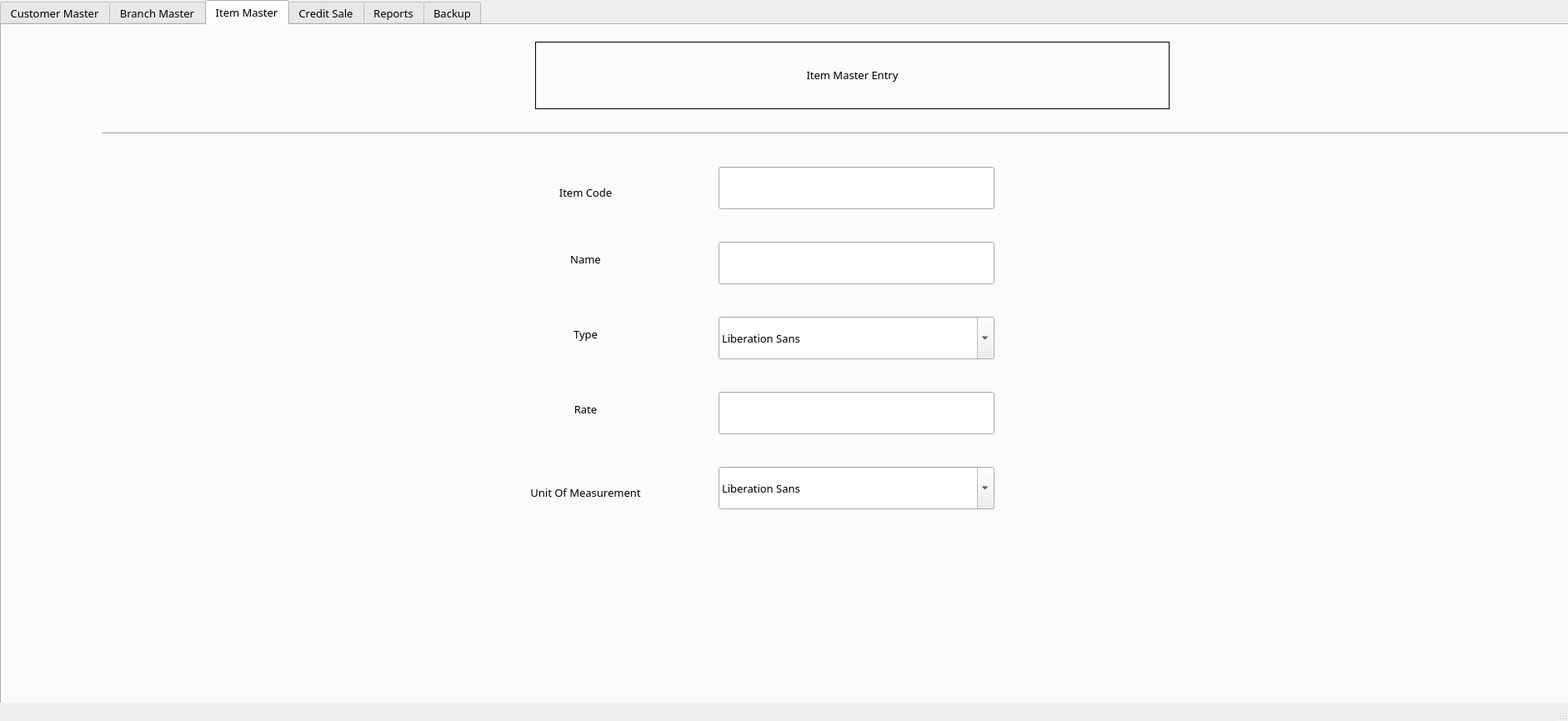
<?xml version="1.0" encoding="UTF-8"?>
<ui version="4.0">
 <class>MainWindow</class>
 <widget class="QMainWindow" name="MainWindow">
  <property name="geometry">
   <rect>
    <x>0</x>
    <y>0</y>
    <width>1881</width>
    <height>865</height>
   </rect>
  </property>
  <property name="windowTitle">
   <string>MainWindow</string>
  </property>
  <widget class="QWidget" name="centralwidget">
   <widget class="QTabWidget" name="tabWidget">
    <property name="enabled">
     <bool>true</bool>
    </property>
    <property name="geometry">
     <rect>
      <x>0</x>
      <y>0</y>
      <width>1920</width>
      <height>1080</height>
     </rect>
    </property>
    <property name="font">
     <font>
      <family>Muli Medium</family>
      <pointsize>10</pointsize>
     </font>
    </property>
    <property name="tabPosition">
     <enum>QTabWidget::North</enum>
    </property>
    <property name="currentIndex">
     <number>2</number>
    </property>
    <property name="documentMode">
     <bool>false</bool>
    </property>
    <property name="tabsClosable">
     <bool>false</bool>
    </property>
    <property name="movable">
     <bool>false</bool>
    </property>
    <property name="tabBarAutoHide">
     <bool>false</bool>
    </property>
    <widget class="QWidget" name="tab">
     <attribute name="title">
      <string>Customer Master</string>
     </attribute>
     <widget class="QLineEdit" name="party_name">
      <property name="geometry">
       <rect>
        <x>810</x>
        <y>180</y>
        <width>331</width>
        <height>51</height>
       </rect>
      </property>
     </widget>
     <widget class="QPushButton" name="pushButton">
      <property name="geometry">
       <rect>
        <x>1300</x>
        <y>340</y>
        <width>161</width>
        <height>51</height>
       </rect>
      </property>
      <property name="text">
       <string>Submit</string>
      </property>
     </widget>
     <widget class="QLabel" name="label">
      <property name="geometry">
       <rect>
        <x>600</x>
        <y>110</y>
        <width>131</width>
        <height>41</height>
       </rect>
      </property>
      <property name="layoutDirection">
       <enum>Qt::LeftToRight</enum>
      </property>
      <property name="text">
       <string>Account No.</string>
      </property>
      <property name="textFormat">
       <enum>Qt::AutoText</enum>
      </property>
      <property name="alignment">
       <set>Qt::AlignCenter</set>
      </property>
      <property name="wordWrap">
       <bool>false</bool>
      </property>
     </widget>
     <widget class="QLabel" name="label_2">
      <property name="geometry">
       <rect>
        <x>600</x>
        <y>190</y>
        <width>131</width>
        <height>31</height>
       </rect>
      </property>
      <property name="text">
       <string>Party Name</string>
      </property>
      <property name="alignment">
       <set>Qt::AlignCenter</set>
      </property>
     </widget>
     <widget class="QLineEdit" name="account_no">
      <property name="geometry">
       <rect>
        <x>810</x>
        <y>110</y>
        <width>331</width>
        <height>51</height>
       </rect>
      </property>
     </widget>
     <widget class="QLabel" name="label_3">
      <property name="geometry">
       <rect>
        <x>600</x>
        <y>300</y>
        <width>131</width>
        <height>31</height>
       </rect>
      </property>
      <property name="text">
       <string>Address</string>
      </property>
      <property name="alignment">
       <set>Qt::AlignCenter</set>
      </property>
     </widget>
     <widget class="QLineEdit" name="address">
      <property name="geometry">
       <rect>
        <x>810</x>
        <y>260</y>
        <width>331</width>
        <height>101</height>
       </rect>
      </property>
     </widget>
     <widget class="QLabel" name="label_4">
      <property name="geometry">
       <rect>
        <x>600</x>
        <y>410</y>
        <width>131</width>
        <height>31</height>
       </rect>
      </property>
      <property name="text">
       <string>Telephone</string>
      </property>
      <property name="alignment">
       <set>Qt::AlignCenter</set>
      </property>
     </widget>
     <widget class="QLineEdit" name="telephone">
      <property name="geometry">
       <rect>
        <x>810</x>
        <y>390</y>
        <width>331</width>
        <height>51</height>
       </rect>
      </property>
     </widget>
     <widget class="QLabel" name="label_5">
      <property name="geometry">
       <rect>
        <x>600</x>
        <y>490</y>
        <width>131</width>
        <height>31</height>
       </rect>
      </property>
      <property name="text">
       <string>Deposit Amount</string>
      </property>
      <property name="alignment">
       <set>Qt::AlignCenter</set>
      </property>
     </widget>
     <widget class="QLineEdit" name="deposit_no">
      <property name="geometry">
       <rect>
        <x>810</x>
        <y>470</y>
        <width>331</width>
        <height>51</height>
       </rect>
      </property>
     </widget>
     <widget class="QLabel" name="label_6">
      <property name="geometry">
       <rect>
        <x>600</x>
        <y>570</y>
        <width>131</width>
        <height>31</height>
       </rect>
      </property>
      <property name="text">
       <string>GST No</string>
      </property>
      <property name="alignment">
       <set>Qt::AlignCenter</set>
      </property>
     </widget>
     <widget class="QLabel" name="label_7">
      <property name="geometry">
       <rect>
        <x>560</x>
        <y>640</y>
        <width>211</width>
        <height>31</height>
       </rect>
      </property>
      <property name="text">
       <string>Bill Charges</string>
      </property>
      <property name="alignment">
       <set>Qt::AlignCenter</set>
      </property>
     </widget>
     <widget class="QLabel" name="label_8">
      <property name="geometry">
       <rect>
        <x>850</x>
        <y>730</y>
        <width>221</width>
        <height>41</height>
       </rect>
      </property>
      <property name="text">
       <string>No output</string>
      </property>
      <property name="alignment">
       <set>Qt::AlignCenter</set>
      </property>
     </widget>
     <widget class="QLineEdit" name="gst_no">
      <property name="geometry">
       <rect>
        <x>810</x>
        <y>550</y>
        <width>331</width>
        <height>51</height>
       </rect>
      </property>
     </widget>
     <widget class="QLineEdit" name="bill_charges">
      <property name="geometry">
       <rect>
        <x>810</x>
        <y>630</y>
        <width>331</width>
        <height>51</height>
       </rect>
      </property>
      <property name="text">
       <string/>
      </property>
     </widget>
     <widget class="Line" name="line">
      <property name="geometry">
       <rect>
        <x>70</x>
        <y>90</y>
        <width>1791</width>
        <height>21</height>
       </rect>
      </property>
      <property name="orientation">
       <enum>Qt::Horizontal</enum>
      </property>
     </widget>
     <widget class="QLabel" name="title_label">
      <property name="geometry">
       <rect>
        <x>660</x>
        <y>10</y>
        <width>631</width>
        <height>71</height>
       </rect>
      </property>
      <property name="autoFillBackground">
       <bool>false</bool>
      </property>
      <property name="frameShape">
       <enum>QFrame::Box</enum>
      </property>
      <property name="text">
       <string>Customer Master Entry</string>
      </property>
      <property name="textFormat">
       <enum>Qt::RichText</enum>
      </property>
      <property name="alignment">
       <set>Qt::AlignCenter</set>
      </property>
     </widget>
     <widget class="QPushButton" name="next_button">
      <property name="geometry">
       <rect>
        <x>1410</x>
        <y>590</y>
        <width>141</width>
        <height>51</height>
       </rect>
      </property>
      <property name="text">
       <string>Next</string>
      </property>
     </widget>
     <widget class="QPushButton" name="display">
      <property name="geometry">
       <rect>
        <x>1300</x>
        <y>190</y>
        <width>161</width>
        <height>51</height>
       </rect>
      </property>
      <property name="text">
       <string>Display</string>
      </property>
     </widget>
     <widget class="QPushButton" name="previous_button">
      <property name="geometry">
       <rect>
        <x>1230</x>
        <y>590</y>
        <width>141</width>
        <height>51</height>
       </rect>
      </property>
      <property name="text">
       <string>Previous</string>
      </property>
     </widget>
     <widget class="QPushButton" name="first_button">
      <property name="geometry">
       <rect>
        <x>1230</x>
        <y>500</y>
        <width>141</width>
        <height>51</height>
       </rect>
      </property>
      <property name="text">
       <string>First</string>
      </property>
     </widget>
     <widget class="QPushButton" name="last_button">
      <property name="geometry">
       <rect>
        <x>1410</x>
        <y>500</y>
        <width>141</width>
        <height>51</height>
       </rect>
      </property>
      <property name="text">
       <string>Last</string>
      </property>
     </widget>
    </widget>
    <widget class="QWidget" name="tab_2">
     <attribute name="title">
      <string>Branch Master</string>
     </attribute>
     <widget class="QLabel" name="branch_label">
      <property name="geometry">
       <rect>
        <x>580</x>
        <y>150</y>
        <width>181</width>
        <height>61</height>
       </rect>
      </property>
      <property name="layoutDirection">
       <enum>Qt::LeftToRight</enum>
      </property>
      <property name="text">
       <string>Branch Code</string>
      </property>
      <property name="textFormat">
       <enum>Qt::AutoText</enum>
      </property>
      <property name="alignment">
       <set>Qt::AlignCenter</set>
      </property>
      <property name="wordWrap">
       <bool>false</bool>
      </property>
     </widget>
     <widget class="QLabel" name="title_label_2">
      <property name="geometry">
       <rect>
        <x>640</x>
        <y>20</y>
        <width>761</width>
        <height>81</height>
       </rect>
      </property>
      <property name="autoFillBackground">
       <bool>false</bool>
      </property>
      <property name="frameShape">
       <enum>QFrame::Box</enum>
      </property>
      <property name="text">
       <string>Branch Master Entry</string>
      </property>
      <property name="textFormat">
       <enum>Qt::RichText</enum>
      </property>
      <property name="alignment">
       <set>Qt::AlignCenter</set>
      </property>
     </widget>
     <widget class="QLineEdit" name="branch_code_input">
      <property name="geometry">
       <rect>
        <x>840</x>
        <y>160</y>
        <width>331</width>
        <height>51</height>
       </rect>
      </property>
     </widget>
     <widget class="QLabel" name="branch_label_2">
      <property name="geometry">
       <rect>
        <x>580</x>
        <y>250</y>
        <width>171</width>
        <height>61</height>
       </rect>
      </property>
      <property name="layoutDirection">
       <enum>Qt::LeftToRight</enum>
      </property>
      <property name="text">
       <string>Name</string>
      </property>
      <property name="textFormat">
       <enum>Qt::AutoText</enum>
      </property>
      <property name="alignment">
       <set>Qt::AlignCenter</set>
      </property>
      <property name="wordWrap">
       <bool>false</bool>
      </property>
     </widget>
     <widget class="QLineEdit" name="branch_name_input">
      <property name="geometry">
       <rect>
        <x>840</x>
        <y>250</y>
        <width>331</width>
        <height>51</height>
       </rect>
      </property>
     </widget>
     <widget class="QLabel" name="branch_label_3">
      <property name="geometry">
       <rect>
        <x>570</x>
        <y>390</y>
        <width>181</width>
        <height>71</height>
       </rect>
      </property>
      <property name="layoutDirection">
       <enum>Qt::LeftToRight</enum>
      </property>
      <property name="text">
       <string>Address</string>
      </property>
      <property name="textFormat">
       <enum>Qt::AutoText</enum>
      </property>
      <property name="alignment">
       <set>Qt::AlignCenter</set>
      </property>
      <property name="wordWrap">
       <bool>false</bool>
      </property>
     </widget>
     <widget class="QLabel" name="branch_label_4">
      <property name="geometry">
       <rect>
        <x>580</x>
        <y>520</y>
        <width>171</width>
        <height>61</height>
       </rect>
      </property>
      <property name="layoutDirection">
       <enum>Qt::LeftToRight</enum>
      </property>
      <property name="text">
       <string>Telephone</string>
      </property>
      <property name="textFormat">
       <enum>Qt::AutoText</enum>
      </property>
      <property name="alignment">
       <set>Qt::AlignCenter</set>
      </property>
      <property name="wordWrap">
       <bool>false</bool>
      </property>
     </widget>
     <widget class="QLineEdit" name="branch_telephone_input">
      <property name="geometry">
       <rect>
        <x>840</x>
        <y>520</y>
        <width>331</width>
        <height>51</height>
       </rect>
      </property>
     </widget>
     <widget class="QLineEdit" name="branch_address_input">
      <property name="geometry">
       <rect>
        <x>840</x>
        <y>370</y>
        <width>331</width>
        <height>101</height>
       </rect>
      </property>
     </widget>
     <widget class="QLabel" name="output_label_branch">
      <property name="geometry">
       <rect>
        <x>760</x>
        <y>620</y>
        <width>461</width>
        <height>61</height>
       </rect>
      </property>
      <property name="text">
       <string>No output</string>
      </property>
      <property name="alignment">
       <set>Qt::AlignCenter</set>
      </property>
     </widget>
     <widget class="QPushButton" name="display_branch">
      <property name="geometry">
       <rect>
        <x>1340</x>
        <y>220</y>
        <width>161</width>
        <height>51</height>
       </rect>
      </property>
      <property name="text">
       <string>Display</string>
      </property>
     </widget>
     <widget class="QPushButton" name="submit_branch">
      <property name="geometry">
       <rect>
        <x>1340</x>
        <y>330</y>
        <width>161</width>
        <height>51</height>
       </rect>
      </property>
      <property name="text">
       <string>Submit</string>
      </property>
     </widget>
     <widget class="QPushButton" name="first_branch">
      <property name="geometry">
       <rect>
        <x>1240</x>
        <y>490</y>
        <width>141</width>
        <height>51</height>
       </rect>
      </property>
      <property name="text">
       <string>First</string>
      </property>
     </widget>
     <widget class="QPushButton" name="last_branch">
      <property name="geometry">
       <rect>
        <x>1430</x>
        <y>490</y>
        <width>141</width>
        <height>51</height>
       </rect>
      </property>
      <property name="text">
       <string>Last</string>
      </property>
     </widget>
     <widget class="QPushButton" name="previous_branch">
      <property name="geometry">
       <rect>
        <x>1240</x>
        <y>580</y>
        <width>141</width>
        <height>51</height>
       </rect>
      </property>
      <property name="text">
       <string>Previous</string>
      </property>
     </widget>
     <widget class="QPushButton" name="next_branch">
      <property name="geometry">
       <rect>
        <x>1430</x>
        <y>580</y>
        <width>141</width>
        <height>51</height>
       </rect>
      </property>
      <property name="text">
       <string>Next</string>
      </property>
     </widget>
     <widget class="Line" name="line_2">
      <property name="geometry">
       <rect>
        <x>120</x>
        <y>120</y>
        <width>1791</width>
        <height>21</height>
       </rect>
      </property>
      <property name="orientation">
       <enum>Qt::Horizontal</enum>
      </property>
     </widget>
    </widget>
    <widget class="QWidget" name="tab_3">
     <attribute name="title">
      <string>Item Master</string>
     </attribute>
     <widget class="QLabel" name="title_label_3">
      <property name="geometry">
       <rect>
        <x>640</x>
        <y>20</y>
        <width>761</width>
        <height>81</height>
       </rect>
      </property>
      <property name="autoFillBackground">
       <bool>false</bool>
      </property>
      <property name="frameShape">
       <enum>QFrame::Box</enum>
      </property>
      <property name="text">
       <string>Item Master Entry</string>
      </property>
      <property name="textFormat">
       <enum>Qt::RichText</enum>
      </property>
      <property name="alignment">
       <set>Qt::AlignCenter</set>
      </property>
     </widget>
     <widget class="Line" name="line_5">
      <property name="geometry">
       <rect>
        <x>120</x>
        <y>120</y>
        <width>1791</width>
        <height>21</height>
       </rect>
      </property>
      <property name="orientation">
       <enum>Qt::Horizontal</enum>
      </property>
     </widget>
     <widget class="QLabel" name="item_label">
      <property name="geometry">
       <rect>
        <x>610</x>
        <y>170</y>
        <width>181</width>
        <height>61</height>
       </rect>
      </property>
      <property name="layoutDirection">
       <enum>Qt::LeftToRight</enum>
      </property>
      <property name="text">
       <string>Item Code</string>
      </property>
      <property name="textFormat">
       <enum>Qt::AutoText</enum>
      </property>
      <property name="alignment">
       <set>Qt::AlignCenter</set>
      </property>
      <property name="wordWrap">
       <bool>false</bool>
      </property>
     </widget>
     <widget class="QLineEdit" name="item_code_input">
      <property name="geometry">
       <rect>
        <x>860</x>
        <y>170</y>
        <width>331</width>
        <height>51</height>
       </rect>
      </property>
     </widget>
     <widget class="QLabel" name="item_label_2">
      <property name="geometry">
       <rect>
        <x>610</x>
        <y>250</y>
        <width>181</width>
        <height>61</height>
       </rect>
      </property>
      <property name="layoutDirection">
       <enum>Qt::LeftToRight</enum>
      </property>
      <property name="text">
       <string>Name</string>
      </property>
      <property name="textFormat">
       <enum>Qt::AutoText</enum>
      </property>
      <property name="alignment">
       <set>Qt::AlignCenter</set>
      </property>
      <property name="wordWrap">
       <bool>false</bool>
      </property>
     </widget>
     <widget class="QLabel" name="item_label_3">
      <property name="geometry">
       <rect>
        <x>610</x>
        <y>340</y>
        <width>181</width>
        <height>61</height>
       </rect>
      </property>
      <property name="layoutDirection">
       <enum>Qt::LeftToRight</enum>
      </property>
      <property name="text">
       <string>Type</string>
      </property>
      <property name="textFormat">
       <enum>Qt::AutoText</enum>
      </property>
      <property name="alignment">
       <set>Qt::AlignCenter</set>
      </property>
      <property name="wordWrap">
       <bool>false</bool>
      </property>
     </widget>
     <widget class="QLabel" name="item_label_4">
      <property name="geometry">
       <rect>
        <x>610</x>
        <y>430</y>
        <width>181</width>
        <height>61</height>
       </rect>
      </property>
      <property name="layoutDirection">
       <enum>Qt::LeftToRight</enum>
      </property>
      <property name="text">
       <string>Rate</string>
      </property>
      <property name="textFormat">
       <enum>Qt::AutoText</enum>
      </property>
      <property name="alignment">
       <set>Qt::AlignCenter</set>
      </property>
      <property name="wordWrap">
       <bool>false</bool>
      </property>
     </widget>
     <widget class="QLabel" name="item_label_5">
      <property name="geometry">
       <rect>
        <x>610</x>
        <y>530</y>
        <width>181</width>
        <height>61</height>
       </rect>
      </property>
      <property name="layoutDirection">
       <enum>Qt::LeftToRight</enum>
      </property>
      <property name="text">
       <string>Unit Of Measurement</string>
      </property>
      <property name="textFormat">
       <enum>Qt::AutoText</enum>
      </property>
      <property name="alignment">
       <set>Qt::AlignCenter</set>
      </property>
      <property name="wordWrap">
       <bool>false</bool>
      </property>
     </widget>
     <widget class="QLineEdit" name="item_name_input">
      <property name="geometry">
       <rect>
        <x>860</x>
        <y>260</y>
        <width>331</width>
        <height>51</height>
       </rect>
      </property>
     </widget>
     <widget class="QLineEdit" name="item_rate_input">
      <property name="geometry">
       <rect>
        <x>860</x>
        <y>440</y>
        <width>331</width>
        <height>51</height>
       </rect>
      </property>
     </widget>
     <widget class="QFontComboBox" name="item_type_input">
      <property name="geometry">
       <rect>
        <x>860</x>
        <y>350</y>
        <width>331</width>
        <height>51</height>
       </rect>
      </property>
     </widget>
     <widget class="QFontComboBox" name="item_unit_input">
      <property name="geometry">
       <rect>
        <x>860</x>
        <y>530</y>
        <width>331</width>
        <height>51</height>
       </rect>
      </property>
     </widget>
    </widget>
    <widget class="QWidget" name="tab_4">
     <attribute name="title">
      <string>Credit Sale</string>
     </attribute>
    </widget>
    <widget class="QWidget" name="tab_5">
     <attribute name="title">
      <string>Reports</string>
     </attribute>
    </widget>
    <widget class="QWidget" name="tab_6">
     <attribute name="title">
      <string>Backup</string>
     </attribute>
    </widget>
   </widget>
  </widget>
  <widget class="QMenuBar" name="menubar">
   <property name="geometry">
    <rect>
     <x>0</x>
     <y>0</y>
     <width>1881</width>
     <height>26</height>
    </rect>
   </property>
  </widget>
  <widget class="QStatusBar" name="statusbar"/>
 </widget>
 <resources/>
 <connections/>
</ui>
